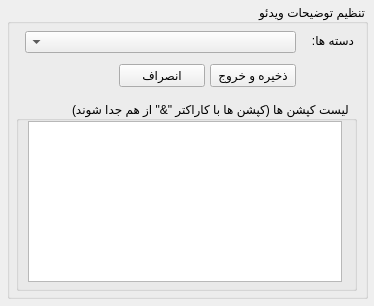
<?xml version="1.0" encoding="UTF-8"?>
<ui version="4.0">
 <class>descriptionsWindow</class>
 <widget class="QMainWindow" name="descriptionsWindow">
  <property name="windowModality">
   <enum>Qt::ApplicationModal</enum>
  </property>
  <property name="geometry">
   <rect>
    <x>0</x>
    <y>0</y>
    <width>374</width>
    <height>306</height>
   </rect>
  </property>
  <property name="minimumSize">
   <size>
    <width>374</width>
    <height>306</height>
   </size>
  </property>
  <property name="maximumSize">
   <size>
    <width>374</width>
    <height>306</height>
   </size>
  </property>
  <property name="windowTitle">
   <string>توضیحات  - تنظیمات</string>
  </property>
  <property name="windowIcon">
   <iconset>
    <normaloff>../icons/description.png</normaloff>../icons/description.png</iconset>
  </property>
  <property name="layoutDirection">
   <enum>Qt::RightToLeft</enum>
  </property>
  <widget class="QWidget" name="centralwidget">
   <widget class="QGroupBox" name="mainGroupBox">
    <property name="geometry">
     <rect>
      <x>7</x>
      <y>4</y>
      <width>361</width>
      <height>295</height>
     </rect>
    </property>
    <property name="title">
     <string>تنظیم توضیحات ویدئو</string>
    </property>
    <widget class="QLabel" name="classLabel">
     <property name="geometry">
      <rect>
       <x>300</x>
       <y>30</y>
       <width>47</width>
       <height>13</height>
      </rect>
     </property>
     <property name="text">
      <string>دسته ها:</string>
     </property>
    </widget>
    <widget class="ExtendedComboBox" name="classComboBox">
     <property name="geometry">
      <rect>
       <x>18</x>
       <y>27</y>
       <width>271</width>
       <height>22</height>
      </rect>
     </property>
    </widget>
    <widget class="QGroupBox" name="settingGroupBox">
     <property name="geometry">
      <rect>
       <x>9</x>
       <y>97</y>
       <width>341</width>
       <height>190</height>
      </rect>
     </property>
     <property name="title">
      <string>لیست کپشن ها (کپشن ها با کاراکتر &quot;&amp;&amp;&quot; از هم جدا شوند)</string>
     </property>
     <widget class="QTextEdit" name="descriptionsTextEdit">
      <property name="geometry">
       <rect>
        <x>12</x>
        <y>20</y>
        <width>314</width>
        <height>161</height>
       </rect>
      </property>
     </widget>
    </widget>
    <widget class="QPushButton" name="cancelPushButton">
     <property name="geometry">
      <rect>
       <x>112</x>
       <y>60</y>
       <width>86</width>
       <height>23</height>
      </rect>
     </property>
     <property name="text">
      <string>انصراف</string>
     </property>
    </widget>
    <widget class="QPushButton" name="savePushButton">
     <property name="geometry">
      <rect>
       <x>203</x>
       <y>60</y>
       <width>86</width>
       <height>23</height>
      </rect>
     </property>
     <property name="text">
      <string>ذخیره و خروج</string>
     </property>
    </widget>
   </widget>
  </widget>
 </widget>
 <customwidgets>
  <customwidget>
   <class>ExtendedComboBox</class>
   <extends>QComboBox</extends>
   <header>source/extended/ExtendedComboBox</header>
  </customwidget>
 </customwidgets>
 <resources/>
 <connections/>
</ui>
